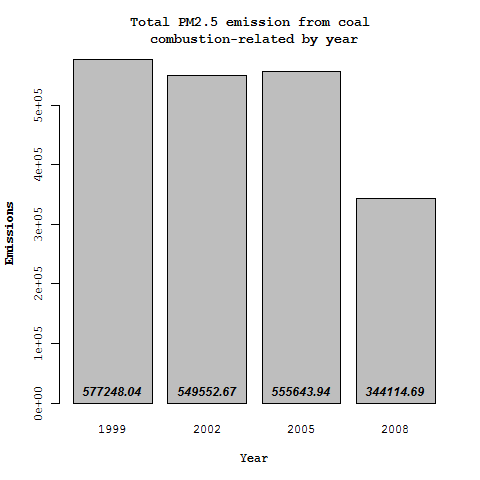

Write the R code that produced this figure.
## NOTE: Set your working directory where you have the rds files and
## the "processData.R"

source("processData.R")

# Across the United States, how have emissions from coal 
# combustion-related sources changed from 1999–2008?

png(filename = "plot4.png", width = 480, height = 480)
with(summByCoalByYear, text(barplot(emissions, 
                                    names.arg = year,
                                    main = "Total PM2.5 emission from coal \ncombustion-related by year",
                                    xlab = "Year",
                                    ylab = "Emissions",
                                    family = "mono",
                                    font.lab = 2), 0, 
                            round(emissions, 2), 
                            cex = 1, pos = 3, font = 4))
dev.off()
